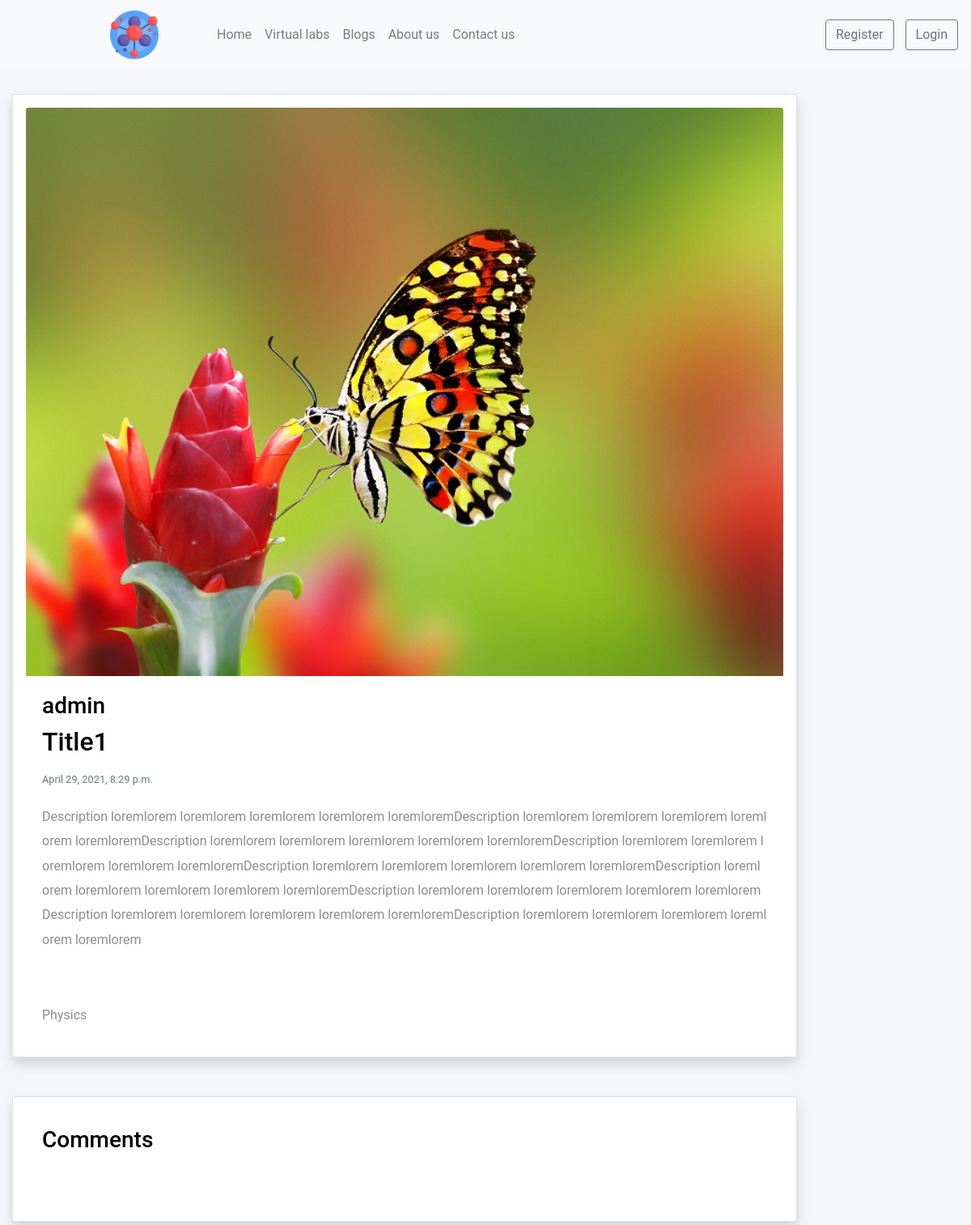
Before: /blog/post1 (upper part) with the older database file.
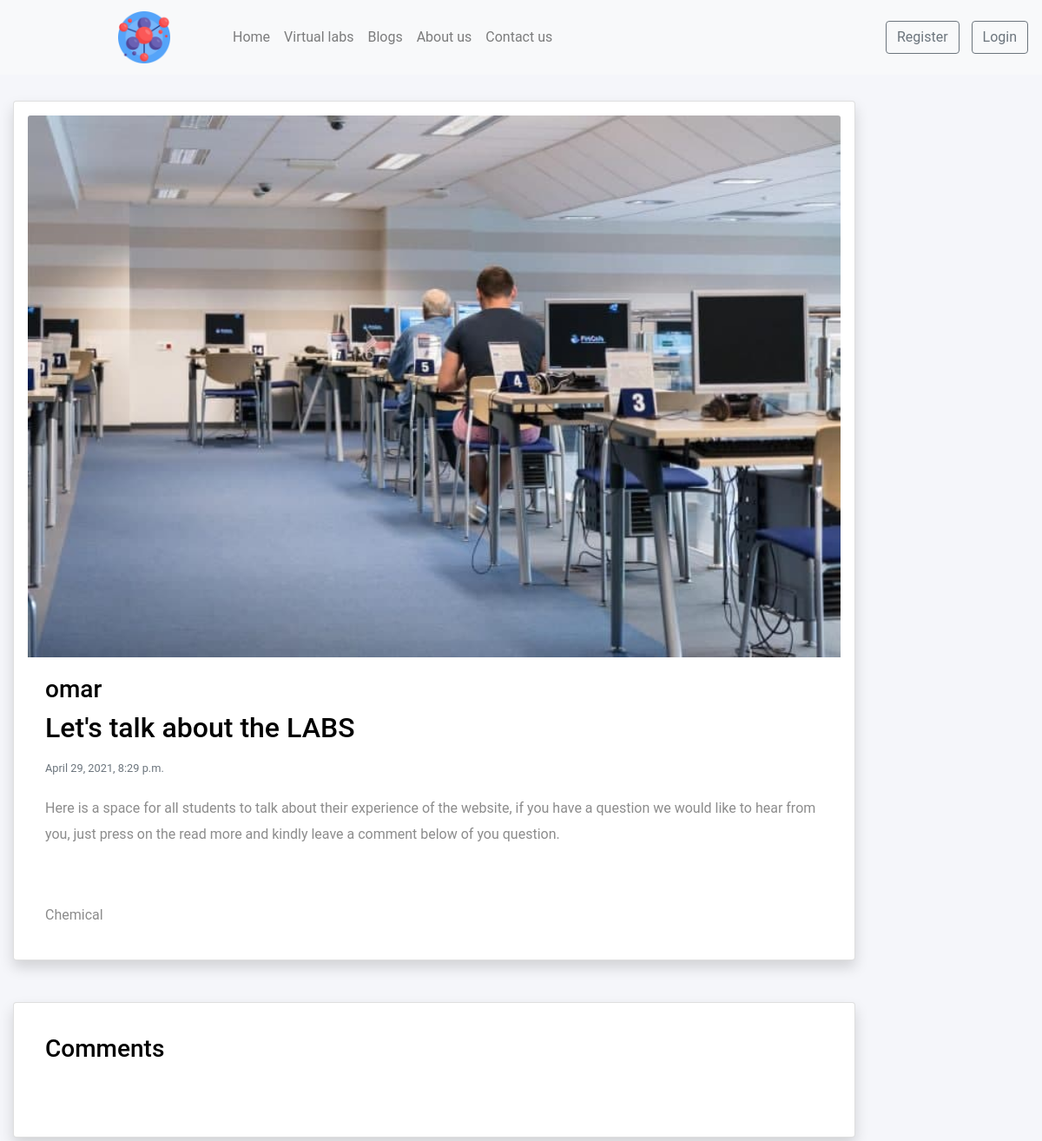
After: the same page with the newer database file.
### blog/models.py (models this page shows, shortened)
class Post(models.Model):
    author = models.ForeignKey(User, related_name='post_author', on_delete=models.CASCADE)
    category = models.ForeignKey('Category', related_name='post_category', on_delete=models.CASCADE)
    title = models.CharField(max_length=50)
    image = models.ImageField(upload_to='images/')
    created_at = models.DateTimeField(default=timezone.now)
    description = models.TextField(max_length=20000)
    tags = TaggableManager() # tags from external package
    slug = models.SlugField(null=True, blank=True)
    def get_absolute_url(self):
        return reverse('blog:post_detail',args=[str(self.slug)])

class Category(models.Model):
    name = models.CharField(max_length=50)
    def __str__(self):
        return self.name

### blog/views.py (the view)
# urls.py: path('<slug:slug>',views.PostDetail.as_view(),name='post_detail'),
class PostDetail(DetailView):
    model = Post
    def get_context_data(self, **kwargs): # return another data
        context = super().get_context_data(**kwargs)
        context["subscriber_form"] = SubscriberForm()
        return context

### blog/templates/blog/post_detail.html (shortened to what this page needs)
{% extends "base.html" %}
{% load static %}
{% block body %}
<section class="Blogs1">
  <div class="container-fluid MovingLeft">
    <div class="row">
      <div class="col-lg-10 col-md-12 col-sm-12 ">
        <br />
        <div class="card mb-3 shadow p-3 mb-5 bg-white rounded">
          <img src="{{post.image.url}}" class="card-img-top" alt="Logo" height="500px;">
          <div class="card-body">
            <h3>{{post.author}}</h3>
            <h2 class="card-title">{{post.title}}</h2>
            <p class="card-text"><small class="text-muted">{{post.created_at}}</small></p>
            <p class="card-text">
              {{post.description|safe}}
            </p>
            <tag>{{post.category}}</tag>
          </div>
        </div>
        <div class="card mb-3 shadow p-3 mb-5 bg-white rounded">
          <div class="card-body">
            <h3 class="mb-5"> Comments</h3>
          </div>
        </div>
      </div>
    </div>
  </div>
</section>
{% endblock body %}

Changed rows visible on the page:
changed Post: image: a different picture; author "admin" → "omar"; title "Title1" → "Let's talk about the LABS"; description "Description lorem lorem lorem lorem lorem lorem lorem lorem lorem lorem Description lorem lorem lorem lorem lorem lorem lorem lorem lorem lorem Description lorem lorem lorem lorem lorem lorem lorem lorem lorem lorem Description lorem lorem lorem lorem lorem lorem lorem lorem lorem lorem Description lorem lorem lorem lorem lorem lorem lorem lorem lorem lorem Description lorem lorem lorem lorem lorem lorem lorem lorem lorem lorem Description lorem lorem lorem lorem lorem lorem lorem lorem lorem lorem Description lorem lorem lorem lorem lorem lorem lorem lorem lorem lorem Description lorem lorem lorem lorem lorem lorem lorem lorem lorem lorem" → "Here is a space for all students to talk about their experience of the website, if you have a question we would like to hear from you, just press on the read more and kindly leave a comment below of you question."; category "Physics" → "Chemical"
